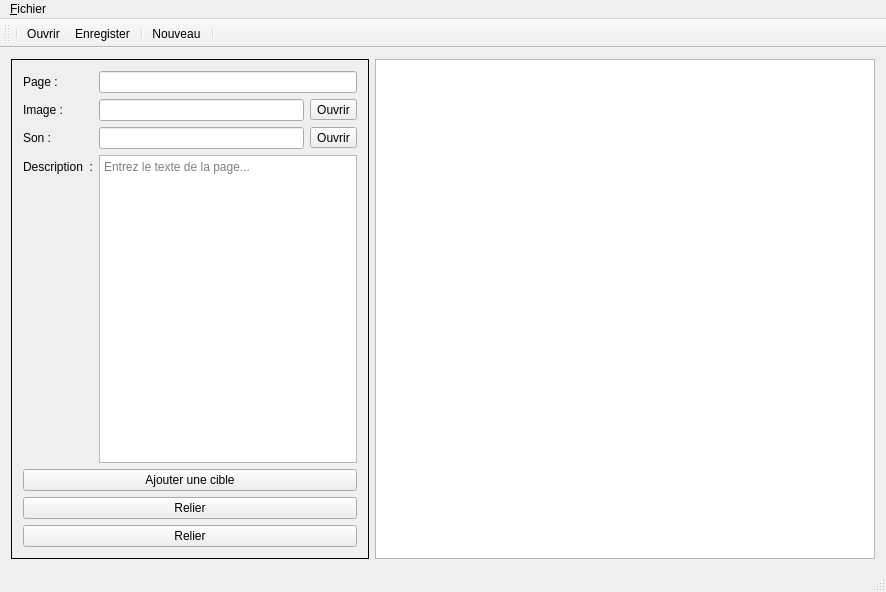
<?xml version="1.0" encoding="UTF-8"?>
<ui version="4.0">
 <class>MainWindow</class>
 <widget class="QMainWindow" name="MainWindow">
  <property name="geometry">
   <rect>
    <x>0</x>
    <y>0</y>
    <width>886</width>
    <height>576</height>
   </rect>
  </property>
  <property name="sizePolicy">
   <sizepolicy hsizetype="MinimumExpanding" vsizetype="MinimumExpanding">
    <horstretch>0</horstretch>
    <verstretch>0</verstretch>
   </sizepolicy>
  </property>
  <property name="windowTitle">
   <string>MainWindow</string>
  </property>
  <widget class="QWidget" name="centralWidget">
   <layout class="QHBoxLayout" name="horizontalLayout">
    <item>
     <widget class="QStackedWidget" name="editor">
      <property name="sizePolicy">
       <sizepolicy hsizetype="Minimum" vsizetype="Minimum">
        <horstretch>0</horstretch>
        <verstretch>0</verstretch>
       </sizepolicy>
      </property>
      <property name="maximumSize">
       <size>
        <width>400</width>
        <height>16777215</height>
       </size>
      </property>
      <property name="frameShape">
       <enum>QFrame::Box</enum>
      </property>
      <property name="currentIndex">
       <number>2</number>
      </property>
      <widget class="QWidget" name="page_3"/>
      <widget class="QWidget" name="page">
       <layout class="QFormLayout" name="formLayout_2">
        <item row="0" column="0">
         <widget class="QLabel" name="label_5">
          <property name="text">
           <string>De :</string>
          </property>
         </widget>
        </item>
        <item row="0" column="1">
         <widget class="QLabel" name="srcEdgeLabel">
          <property name="text">
           <string/>
          </property>
         </widget>
        </item>
        <item row="1" column="0">
         <widget class="QLabel" name="label_6">
          <property name="text">
           <string>Cible :</string>
          </property>
         </widget>
        </item>
        <item row="2" column="0">
         <widget class="QLabel" name="label_7">
          <property name="text">
           <string>Description : </string>
          </property>
         </widget>
        </item>
        <item row="2" column="1">
         <widget class="QTextEdit" name="edgeDescEdit">
          <property name="placeholderText">
           <string>Entrez le texte du choix...</string>
          </property>
         </widget>
        </item>
        <item row="3" column="0" colspan="2">
         <widget class="QPushButton" name="deleteEdgeButton">
          <property name="text">
           <string>Supprimer</string>
          </property>
         </widget>
        </item>
        <item row="1" column="1">
         <widget class="QLabel" name="destEdgeLabel">
          <property name="text">
           <string/>
          </property>
         </widget>
        </item>
       </layout>
      </widget>
      <widget class="QWidget" name="page_2">
       <layout class="QFormLayout" name="formLayout">
        <item row="0" column="0">
         <widget class="QLabel" name="label">
          <property name="text">
           <string>Page : </string>
          </property>
         </widget>
        </item>
        <item row="0" column="1">
         <widget class="QLineEdit" name="pageEdit"/>
        </item>
        <item row="1" column="0">
         <widget class="QLabel" name="label_2">
          <property name="text">
           <string>Image : </string>
          </property>
         </widget>
        </item>
        <item row="1" column="1">
         <layout class="QHBoxLayout" name="horizontalLayout_2">
          <item>
           <widget class="QLineEdit" name="imageEdit">
            <property name="readOnly">
             <bool>true</bool>
            </property>
           </widget>
          </item>
          <item>
           <widget class="QToolButton" name="imageButton">
            <property name="text">
             <string>Ouvrir</string>
            </property>
           </widget>
          </item>
         </layout>
        </item>
        <item row="2" column="0">
         <widget class="QLabel" name="label_3">
          <property name="text">
           <string>Son : </string>
          </property>
         </widget>
        </item>
        <item row="2" column="1">
         <layout class="QHBoxLayout" name="horizontalLayout_3">
          <item>
           <widget class="QLineEdit" name="sonEdit">
            <property name="readOnly">
             <bool>true</bool>
            </property>
           </widget>
          </item>
          <item>
           <widget class="QToolButton" name="sonButton">
            <property name="text">
             <string>Ouvrir</string>
            </property>
           </widget>
          </item>
         </layout>
        </item>
        <item row="3" column="0">
         <widget class="QLabel" name="label_4">
          <property name="text">
           <string>Description  :</string>
          </property>
         </widget>
        </item>
        <item row="3" column="1">
         <widget class="QTextEdit" name="descEdit">
          <property name="placeholderText">
           <string>Entrez le texte de la page...</string>
          </property>
         </widget>
        </item>
        <item row="4" column="0" colspan="2">
         <widget class="QPushButton" name="addLinkButton">
          <property name="text">
           <string>Ajouter une cible</string>
          </property>
         </widget>
        </item>
        <item row="5" column="0" colspan="2">
         <widget class="QPushButton" name="link1Button">
          <property name="text">
           <string>Relier</string>
          </property>
         </widget>
        </item>
        <item row="6" column="0" colspan="2">
         <widget class="QPushButton" name="link2Button">
          <property name="text">
           <string>Relier</string>
          </property>
         </widget>
        </item>
       </layout>
      </widget>
     </widget>
    </item>
    <item>
     <widget class="GraphView" name="graphView">
      <property name="sizePolicy">
       <sizepolicy hsizetype="Expanding" vsizetype="Expanding">
        <horstretch>0</horstretch>
        <verstretch>0</verstretch>
       </sizepolicy>
      </property>
      <property name="minimumSize">
       <size>
        <width>500</width>
        <height>500</height>
       </size>
      </property>
      <property name="mouseTracking">
       <bool>true</bool>
      </property>
      <property name="dragMode">
       <enum>QGraphicsView::ScrollHandDrag</enum>
      </property>
     </widget>
    </item>
   </layout>
  </widget>
  <widget class="QMenuBar" name="menuBar">
   <property name="geometry">
    <rect>
     <x>0</x>
     <y>0</y>
     <width>886</width>
     <height>19</height>
    </rect>
   </property>
   <widget class="QMenu" name="menu_File">
    <property name="title">
     <string>&amp;Fichier</string>
    </property>
    <addaction name="action_New"/>
    <addaction name="action_Open"/>
    <addaction name="action_Save"/>
    <addaction name="separator"/>
    <addaction name="action_Quitter"/>
   </widget>
   <addaction name="menu_File"/>
  </widget>
  <widget class="QToolBar" name="mainToolBar">
   <attribute name="toolBarArea">
    <enum>TopToolBarArea</enum>
   </attribute>
   <attribute name="toolBarBreak">
    <bool>false</bool>
   </attribute>
   <addaction name="separator"/>
   <addaction name="action_Open"/>
   <addaction name="action_Save"/>
   <addaction name="separator"/>
   <addaction name="action_New"/>
   <addaction name="separator"/>
  </widget>
  <widget class="QStatusBar" name="statusBar"/>
  <action name="action_Open">
   <property name="icon">
    <iconset resource="resources.qrc">
     <normaloff>:/icons/document-open.png</normaloff>:/icons/document-open.png</iconset>
   </property>
   <property name="text">
    <string>&amp;Ouvrir...</string>
   </property>
   <property name="shortcut">
    <string>Ctrl+O</string>
   </property>
  </action>
  <action name="action_Save">
   <property name="icon">
    <iconset resource="resources.qrc">
     <normaloff>:/icons/document-save.png</normaloff>:/icons/document-save.png</iconset>
   </property>
   <property name="text">
    <string>&amp;Enregister...</string>
   </property>
   <property name="shortcut">
    <string>Ctrl+S</string>
   </property>
  </action>
  <action name="action_Quitter">
   <property name="text">
    <string>&amp;Quitter</string>
   </property>
   <property name="shortcut">
    <string>Ctrl+Q</string>
   </property>
  </action>
  <action name="action_New">
   <property name="icon">
    <iconset resource="resources.qrc">
     <normaloff>:/icons/document-new.png</normaloff>:/icons/document-new.png</iconset>
   </property>
   <property name="text">
    <string>&amp;Nouveau...</string>
   </property>
  </action>
 </widget>
 <layoutdefault spacing="6" margin="11"/>
 <customwidgets>
  <customwidget>
   <class>GraphView</class>
   <extends>QGraphicsView</extends>
   <header>graphview.hpp</header>
  </customwidget>
 </customwidgets>
 <resources>
  <include location="resources.qrc"/>
 </resources>
 <connections>
  <connection>
   <sender>action_Quitter</sender>
   <signal>triggered()</signal>
   <receiver>MainWindow</receiver>
   <slot>close()</slot>
   <hints>
    <hint type="sourcelabel">
     <x>-1</x>
     <y>-1</y>
    </hint>
    <hint type="destinationlabel">
     <x>442</x>
     <y>287</y>
    </hint>
   </hints>
  </connection>
 </connections>
</ui>
